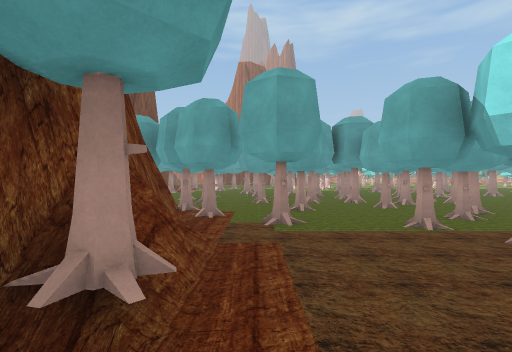
[1] (above)

18 first-person views from a walk through a Unity game level. The camera is 1.4 m above the floor, looks level and sees 85° across. The floor is counted in squares, 2 m on a side. Each view is taken from the middle of a square. On the plan, view 1 faces up. The plan holds only what a view shows up to about 9 squares ahead; the rest is blank. The place goes on beyond the plan. The player is left out. Some animated figures are left out. Some surface patterns are stand-ins.

[2]
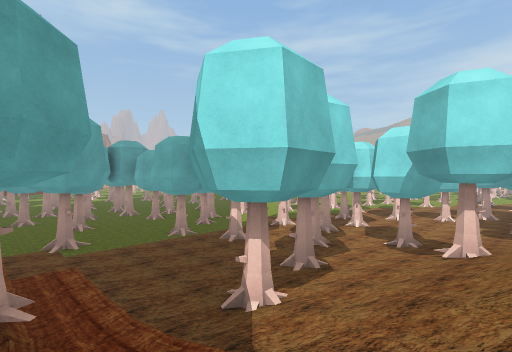

[3]
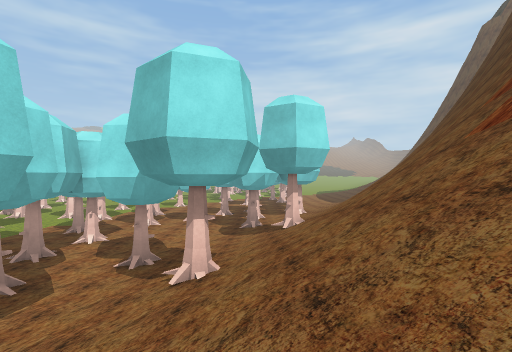

[4]
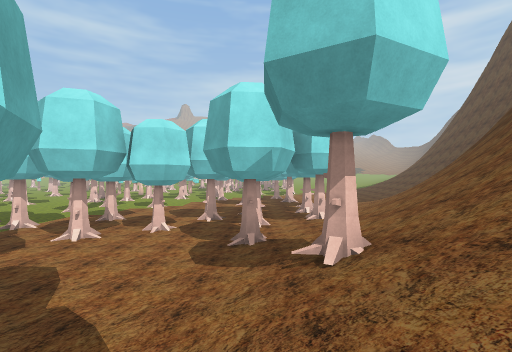

[5]
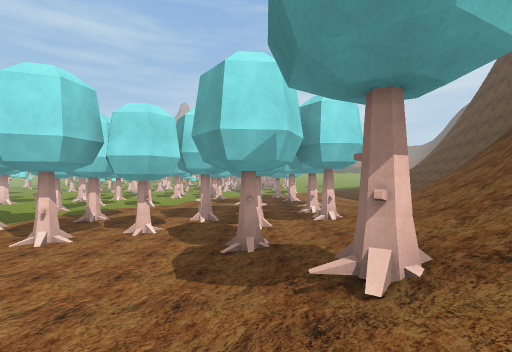

[6]
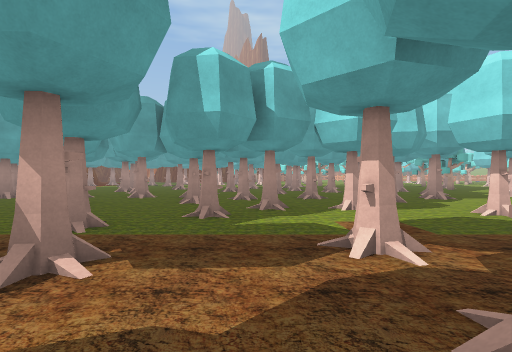

[7]
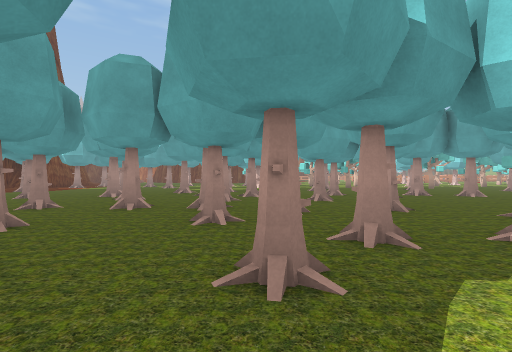

[8]
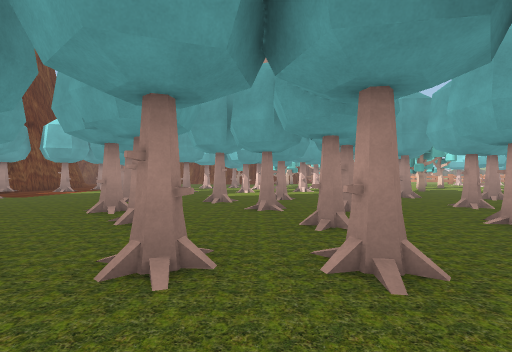

[9]
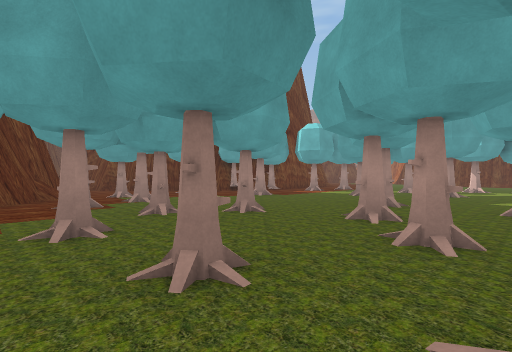

[10]
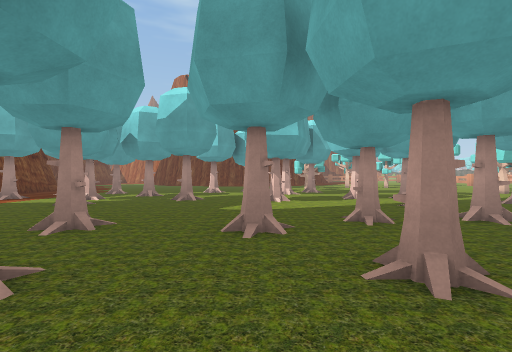

[11]
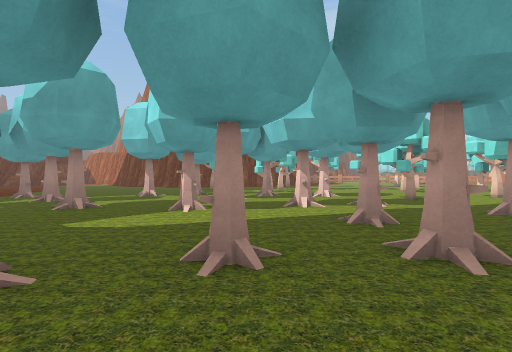

[12]
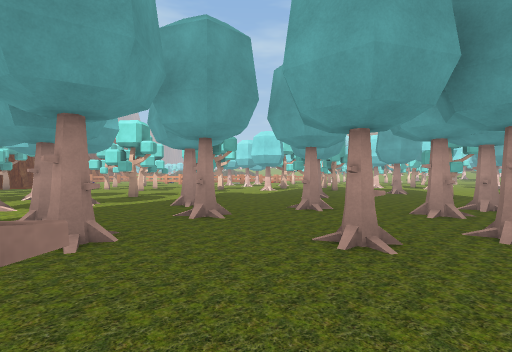

[13]
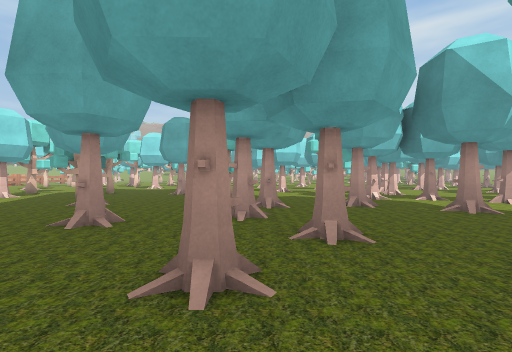

[14]
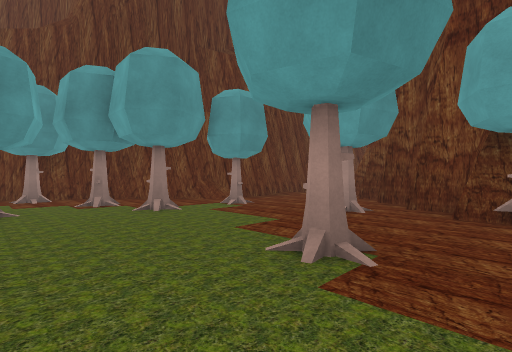

[15]
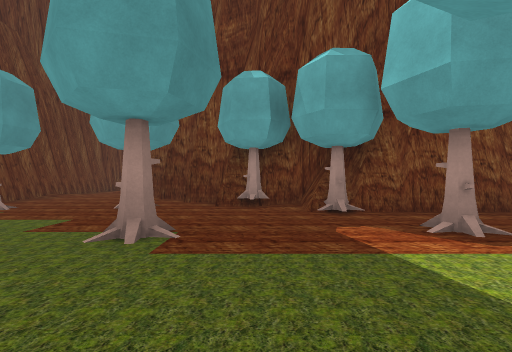

[16]
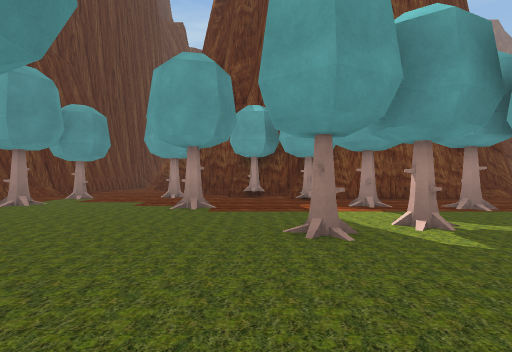

[17]
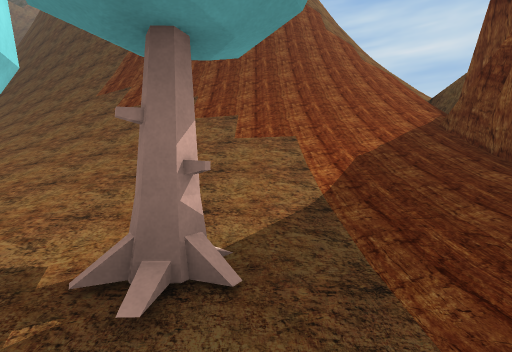

[18]
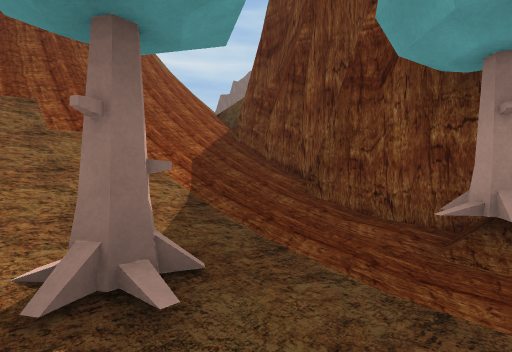

### Floor plan
Key: @ floor where view 1 was taken; # wall or solid block; . main floor; : floor 0.25 m higher than the main floor; + floor 0.5 m higher than the main floor; * floor 0.75 m higher than the main floor; / step, stairs or slope; T tree; O other object.
Columns run from 12 left of view 1 to 15 right of it. Each row starts with its distance up from view 1.
 24     #..TT. ... T..T..T .T
 23     #.....T.........T...   T
 22     #.T..........T.T...T ...
 21     #T...T..T..T......T ..T.
 20    ##.....T..........T.....T
 19    #T.............T......T..
 18   ##...T............T.T.....
 17  ##........TT.T.T.T...T.....
 16 ##..T......................T
 15 #...........T..T.T..T..TTT..
 14  ...T.....T..........T......
 13  .....T..T...T..T..T.....T.
 12  ###...T...................
 11    ##.....T.T.T.T.T.T...T..T
 10     ##..T.............T...T.
  9      ###. T..T..T...........
  8        ## .T......T.T... T.
  7           ...T...T.....T
  6           #..T..T......   ..
  5           #........T...  T..
  4           #/....T.....T.....
  3           ##.......T.T....T.
  2           #T:::..T.....T....
  1           #::T::T::.....T...
  0          ##*@**+:::T:.....T.
 -1          #///////T+::::.....
 -2          #///////////::T:T.O
 -3         ##//////////T//:::::
 -4         #////////////////T:O
 -5         #/////////////////+:
 -6         ////#######////////
 -7         //####    ####//////
 -8                        #////
 -9                          #

Where each view was taken, in squares from view 1:
view 1: 0 up, 0 right, facing up
view 2: 2 down, 1 left, facing up-right
view 3: 2 down, 1 right, facing right
view 4: 2 down, 5 right, facing right
view 5: 2 down, 6 right, facing right
view 6: 2 up, 6 right, facing up
view 7: 5 up, 5 right, facing up
view 8: 9 up, 3 right, facing up
view 9: 10 up, 2 right, facing up-left
view 10: 13 up, 2 right, facing up
view 11: 15 up, 4 right, facing up
view 12: 14 up, 5 right, facing up-right
view 13: 15 up, 6 right, facing right
view 14: 19 up, 3 left, facing down-left
view 15: 19 up, 2 left, facing left
view 16: 19 up, 1 right, facing left
view 17: 2 up, 1 right, facing down
view 18: 2 up, 2 right, facing down-left
